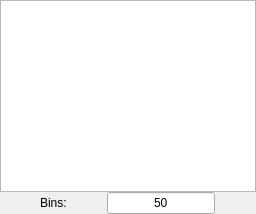
        <widget class="QWidget" name="frac_tab">
         <attribute name="title">
          <string>Frac</string>
         </attribute>
         <layout class="QGridLayout" name="gridLayout_6">
          <property name="leftMargin">
           <number>0</number>
          </property>
          <property name="topMargin">
           <number>0</number>
          </property>
          <property name="rightMargin">
           <number>0</number>
          </property>
          <property name="bottomMargin">
           <number>0</number>
          </property>
          <property name="spacing">
           <number>0</number>
          </property>
          <item row="0" column="0">
           <widget class="GraphicsLayoutWidget" name="frac_plot">
            <property name="sizePolicy">
             <sizepolicy hsizetype="Expanding" vsizetype="Expanding">
              <horstretch>0</horstretch>
              <verstretch>0</verstretch>
             </sizepolicy>
            </property>
            <property name="font">
             <font>
              <family>Kozuka Gothic Pro L</family>
              <pointsize>20</pointsize>
              <weight>3</weight>
              <italic>false</italic>
              <bold>false</bold>
             </font>
            </property>
            <property name="styleSheet">
             <string notr="true">font: 25 20pt &quot;Kozuka Gothic Pro L&quot;;</string>
            </property>
           </widget>
          </item>
          <item row="1" column="0">
           <layout class="QHBoxLayout" name="horizontalLayout_2">
            <item>
             <widget class="QLabel" name="label_7">
              <property name="sizePolicy">
               <sizepolicy hsizetype="Fixed" vsizetype="Fixed">
                <horstretch>0</horstretch>
                <verstretch>0</verstretch>
               </sizepolicy>
              </property>
              <property name="text">
               <string>Bins:</string>
              </property>
             </widget>
            </item>
            <item>
             <widget class="QLineEdit" name="fracbins">
              <property name="sizePolicy">
               <sizepolicy hsizetype="Fixed" vsizetype="Fixed">
                <horstretch>0</horstretch>
                <verstretch>0</verstretch>
               </sizepolicy>
              </property>
              <property name="text">
               <string>50</string>
              </property>
              <property name="alignment">
               <set>Qt::AlignCenter</set>
              </property>
             </widget>
            </item>
           </layout>
          </item>
         </layout>
        </widget>
